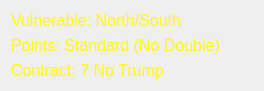
      <widget class="QWidget" name="layoutWidget">
       <property name="geometry">
        <rect>
         <x>0</x>
         <y>780</y>
         <width>264</width>
         <height>88</height>
        </rect>
       </property>
       <layout class="QVBoxLayout" name="verticalLayout_2">
        <item>
         <widget class="QLabel" name="lblVulnerable">
          <property name="palette">
           <palette>
            <active>
             <colorrole role="WindowText">
              <brush brushstyle="SolidPattern">
               <color alpha="255">
                <red>255</red>
                <green>255</green>
                <blue>0</blue>
               </color>
              </brush>
             </colorrole>
             <colorrole role="Text">
              <brush brushstyle="SolidPattern">
               <color alpha="255">
                <red>255</red>
                <green>255</green>
                <blue>0</blue>
               </color>
              </brush>
             </colorrole>
             <colorrole role="PlaceholderText">
              <brush brushstyle="SolidPattern">
               <color alpha="128">
                <red>255</red>
                <green>255</green>
                <blue>0</blue>
               </color>
              </brush>
             </colorrole>
            </active>
            <inactive>
             <colorrole role="WindowText">
              <brush brushstyle="SolidPattern">
               <color alpha="255">
                <red>255</red>
                <green>255</green>
                <blue>0</blue>
               </color>
              </brush>
             </colorrole>
             <colorrole role="Text">
              <brush brushstyle="SolidPattern">
               <color alpha="255">
                <red>255</red>
                <green>255</green>
                <blue>0</blue>
               </color>
              </brush>
             </colorrole>
             <colorrole role="PlaceholderText">
              <brush brushstyle="SolidPattern">
               <color alpha="128">
                <red>255</red>
                <green>255</green>
                <blue>0</blue>
               </color>
              </brush>
             </colorrole>
            </inactive>
            <disabled>
             <colorrole role="WindowText">
              <brush brushstyle="SolidPattern">
               <color alpha="255">
                <red>120</red>
                <green>120</green>
                <blue>120</blue>
               </color>
              </brush>
             </colorrole>
             <colorrole role="Text">
              <brush brushstyle="SolidPattern">
               <color alpha="255">
                <red>120</red>
                <green>120</green>
                <blue>120</blue>
               </color>
              </brush>
             </colorrole>
             <colorrole role="PlaceholderText">
              <brush brushstyle="SolidPattern">
               <color alpha="128">
                <red>0</red>
                <green>0</green>
                <blue>0</blue>
               </color>
              </brush>
             </colorrole>
            </disabled>
           </palette>
          </property>
          <property name="font">
           <font>
            <pointsize>12</pointsize>
           </font>
          </property>
          <property name="autoFillBackground">
           <bool>false</bool>
          </property>
          <property name="text">
           <string>Vulnerable: North/South</string>
          </property>
          <property name="textFormat">
           <enum>Qt::PlainText</enum>
          </property>
         </widget>
        </item>
        <item>
         <widget class="QLabel" name="lblPoints">
          <property name="palette">
           <palette>
            <active>
             <colorrole role="WindowText">
              <brush brushstyle="SolidPattern">
               <color alpha="255">
                <red>255</red>
                <green>255</green>
                <blue>0</blue>
               </color>
              </brush>
             </colorrole>
            </active>
            <inactive>
             <colorrole role="WindowText">
              <brush brushstyle="SolidPattern">
               <color alpha="255">
                <red>255</red>
                <green>255</green>
                <blue>0</blue>
               </color>
              </brush>
             </colorrole>
            </inactive>
            <disabled>
             <colorrole role="WindowText">
              <brush brushstyle="SolidPattern">
               <color alpha="255">
                <red>120</red>
                <green>120</green>
                <blue>120</blue>
               </color>
              </brush>
             </colorrole>
            </disabled>
           </palette>
          </property>
          <property name="font">
           <font>
            <pointsize>12</pointsize>
           </font>
          </property>
          <property name="text">
           <string>Points: Standard (No Double)</string>
          </property>
         </widget>
        </item>
        <item>
         <widget class="QLabel" name="lblContractPlay">
          <property name="palette">
           <palette>
            <active>
             <colorrole role="WindowText">
              <brush brushstyle="SolidPattern">
               <color alpha="255">
                <red>255</red>
                <green>255</green>
                <blue>0</blue>
               </color>
              </brush>
             </colorrole>
            </active>
            <inactive>
             <colorrole role="WindowText">
              <brush brushstyle="SolidPattern">
               <color alpha="255">
                <red>255</red>
                <green>255</green>
                <blue>0</blue>
               </color>
              </brush>
             </colorrole>
            </inactive>
            <disabled>
             <colorrole role="WindowText">
              <brush brushstyle="SolidPattern">
               <color alpha="255">
                <red>120</red>
                <green>120</green>
                <blue>120</blue>
               </color>
              </brush>
             </colorrole>
            </disabled>
           </palette>
          </property>
          <property name="font">
           <font>
            <pointsize>12</pointsize>
           </font>
          </property>
          <property name="text">
           <string>Contract: 7 No Trump</string>
          </property>
         </widget>
        </item>
       </layout>
      </widget>
